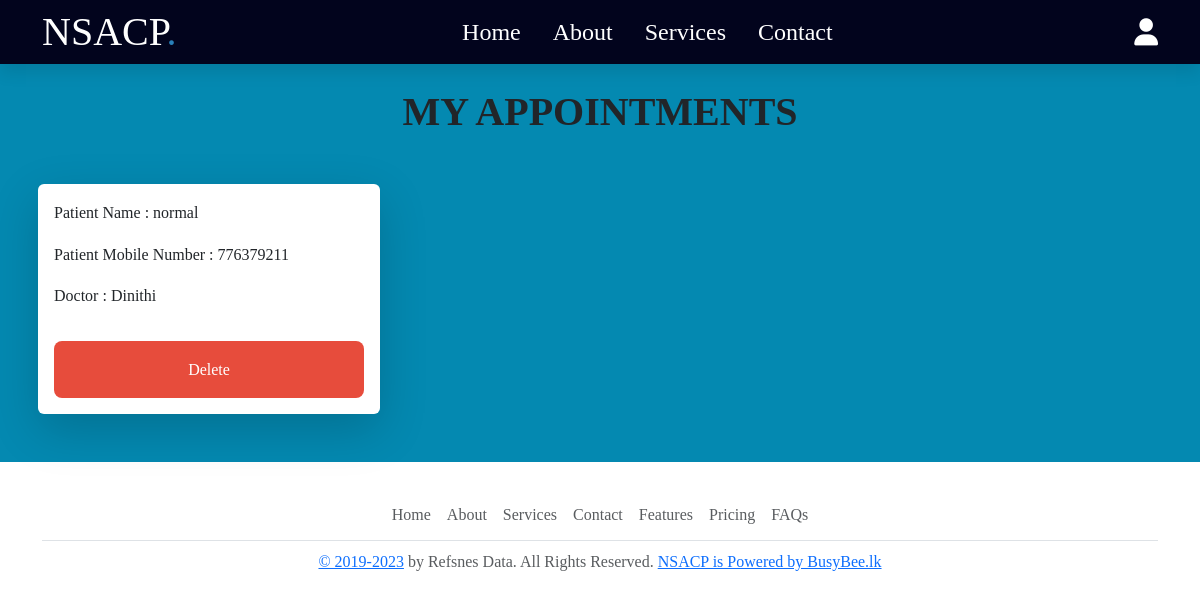
The page /see_appointment.php (signed in) on the database its author committed.
### tables this page shows
CREATE TABLE `appointment` (
  `id` int(11) NOT NULL,
  `user_id` int(11) NOT NULL,
  `PatientName` varchar(100) NOT NULL,
  `PatientMobileNumber` int(11) NOT NULL,
  `Doctor` varchar(100) NOT NULL
);

### see_appointment.php (the view, shortened to what this page needs)
<?php
include './components/connect.php';
if (isset($_SESSION['user_id'])) {
  $user_id = $_SESSION['user_id'];
} else {
  $user_id = '';
};
?>
<!DOCTYPE html>
<html lang="en">
<head>
  <link href="https://cdn.jsdelivr.net/npm/bootstrap@5.3.2/dist/css/bootstrap.min.css" rel="stylesheet">
  <link rel="stylesheet" href="https://cdnjs.cloudflare.com/ajax/libs/font-awesome/6.1.1/css/all.min.css">
  <link rel="stylesheet" href="css/style.css" />
</head>
<body>
  <?php
  include "./components/userheader.php"
  ?>
  <section class="dashboard" style="background-color: #0489b1">
    <div class="container">
      <div class="d-flex justify-content-center">
        <p class="text-uppercase fs-1 fw-bolder my-3">My Appointments</p>
      </div>
      <div class="row">
        <?php
        $select_appointments = $conn->prepare("SELECT * FROM `appointment` WHERE user_id = ?");
        $select_appointments->execute([$user_id]);
        $counter = 0;
        while ($fetch_appointments = $select_appointments->fetch(PDO::FETCH_ASSOC)) {
          if ($counter % 3 == 0) {
            echo '</div><div class="row my-4">';
          }
        ?>
          <div class="col-md-3 mx-2 shadow-lg p-3 mb-5 bg-body rounded box">
            <p> Patient Name : <span><?= $fetch_appointments['PatientName']; ?></span> </p>
            <p> Patient Mobile Number : <span><?= $fetch_appointments['PatientMobileNumber']; ?></span> </p>
            <p> Doctor : <span><?= $fetch_appointments['Doctor']; ?></span> </p>
            <form action="" method="post">
              <div class="flex-btn">
                <a href="see_appointment.php?delete=<?= $fetch_appointments['id']; ?>" class="delete-btn" onclick="return confirm('delete this appointment?');">delete</a>
              </div>
            </form>
          </div>
        <?php
          $counter++;
        }
        ?>
      </div>
    </div>
  </section>
  <?php
  include "./components/footer.php"
  ?>
</body>
</html>

### css/style.css (style rules this page uses)
:root { --main-color:#2980b9; --orange:#f39c12; --red:#e74c3c; --black:#02041d; --white:#fff; --light-color:#666; --light-bg:#eee; --border:.2rem solid var(--black); --box-shadow:0 .5rem 1rem rgba(0,0,0,.1); }
body { font-family: "Times New Roman", Times, serif; font-size: 16px; line-height: 1.6; }
p { font-family: "Times New Roman", Times, serif; }
.main-btn, .delete-btn, .option-btn { display: block; width: 100%; margin-top: 1rem; border-radius: .5rem; padding:1rem 2rem; font-size: 1.0rem; text-transform: capitalize; color:var(--white); cursor: pointer; text-align: center; text-decoration: none; }
.delete-btn { background-color: var(--red); }
.flex-btn { display: flex; gap:1rem; }
.box { width: 30%; }

### rows shown on the page
appointment: PatientName "normal", PatientMobileNumber "776379211", Doctor "Dinithi"
